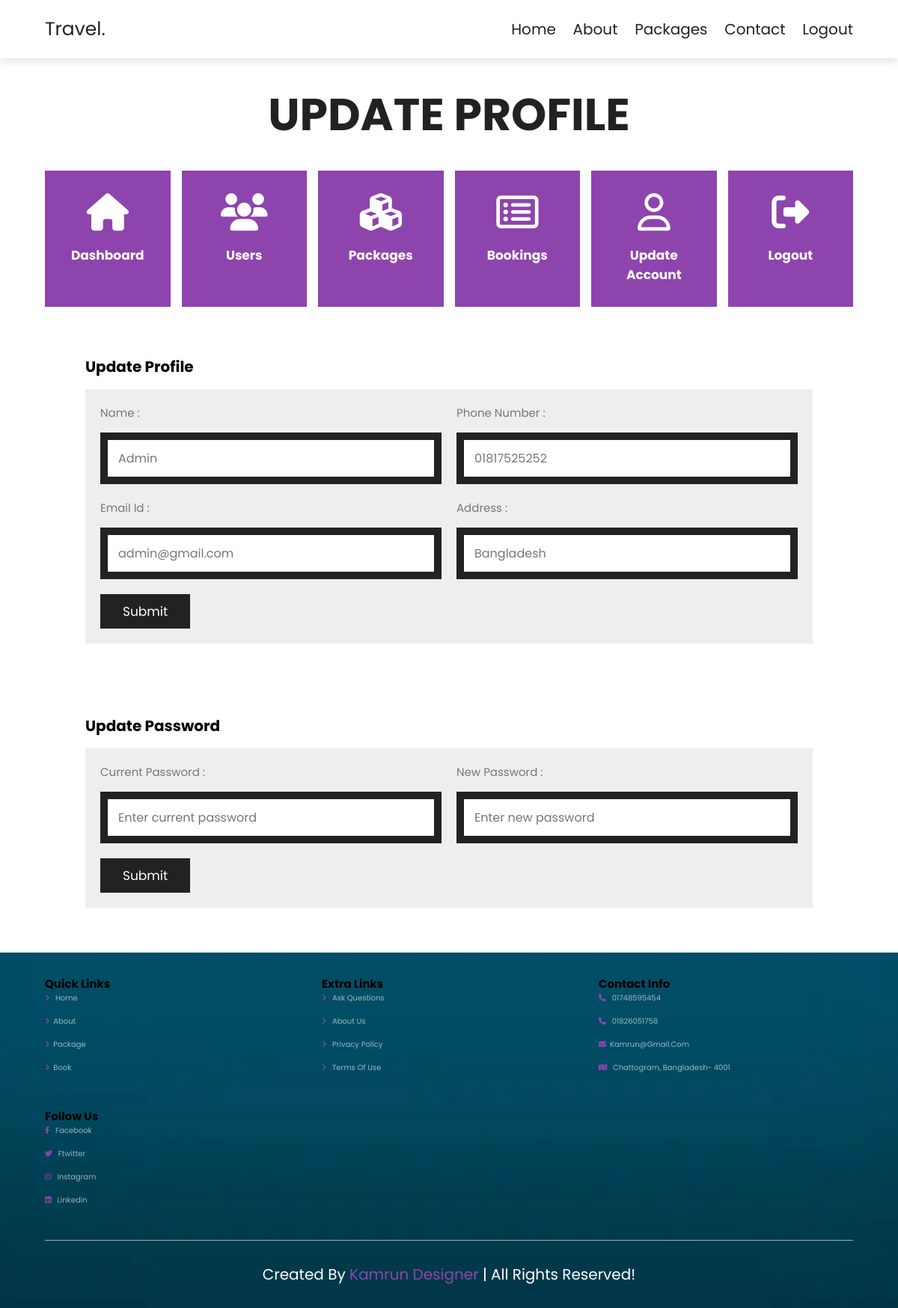
/admin/account.php (signed in), run on the app's committed database.
### tables this page shows
CREATE TABLE `users` (
  `id` int NOT NULL,
  `name` varchar(50) NOT NULL,
  `phone` varchar(20) NOT NULL,
  `address` varchar(150) NOT NULL,
  `email` varchar(150) NOT NULL,
  `password` varchar(150) NOT NULL,
  `role` enum('admin','user') NOT NULL DEFAULT 'user',
  `status` enum('active','inactive') NOT NULL DEFAULT 'active'
);

### admin/account.php (the view, shortened to what this page needs)
<?php
$userId = $_SESSION['user_id'];
$query = mysqli_query($conn, "SELECT * FROM `users` WHERE `id` = '$userId'");
$user = mysqli_fetch_assoc($query);
?>
<!DOCTYPE html>
<html lang="en">
<head>
    <?php include_once './inc/head.php'; ?>
</head>
<body>
    <?php include_once './inc/header.php'; ?>
    <section class="services">
        <h1 class="heading-title">Update Profile</h1>
        <?php include_once "./inc/menu.php"; ?>
        <section class="booking">
            <h1 style="margin-top: 35px; margin-bottom: 15px; font-size: 20px">Update Profile</h1>
            <form action="account.php" method="post" class="book-form">
                <div class="flex">
                    <div class="inputBox">
                        <span>Name :</span>
                        <input type="text" placeholder="Enter your name" name="name" value="<?php echo $user['name']; ?>" required>
                    </div>
                    <div class="inputBox">
                        <span>Phone Number :</span>
                        <input type="number" placeholder="Enter your phone number" name="phone" value="<?php echo $user['phone']; ?>" required>
                    </div>
                    <div class="inputBox">
                        <span>Email Id :</span>
                        <input type="email" placeholder="Enter your email" name="email" value="<?php echo $user['email']; ?>" required>
                    </div>
                    <div class="inputBox">
                        <span>Address :</span>
                        <input type="text" placeholder="Enter your address" name="address" value="<?php echo $user['address']; ?>" required>
                    </div>
                </div>
                <input type="submit" value="submit" class="btn" name="update-profile">
            </form>
        </section>
        <section class="booking">
            <h1 style="margin-top: 35px; margin-bottom: 15px; font-size: 20px">Update Password</h1>
            <form action="account.php" method="post" class="book-form">
                <div class="flex">
                    <div class="inputBox">
                        <span>Current Password :</span>
                        <input type="password" placeholder="Enter current password" name="curr-password" required>
                    </div>
                    <div class="inputBox">
                        <span>New Password :</span>
                        <input type="password" placeholder="Enter new password" name="new-password" required>
                    </div>
                </div>
                <input type="submit" value="submit" class="btn" name="update-password">
            </form>
        </section>
    </section>
    <?php include_once './inc/footer.php'; ?>
</body>
</html>

### data on the page
users: name "Admin", phone "01817525252", email "admin@gmail.com", address "Bangladesh"
